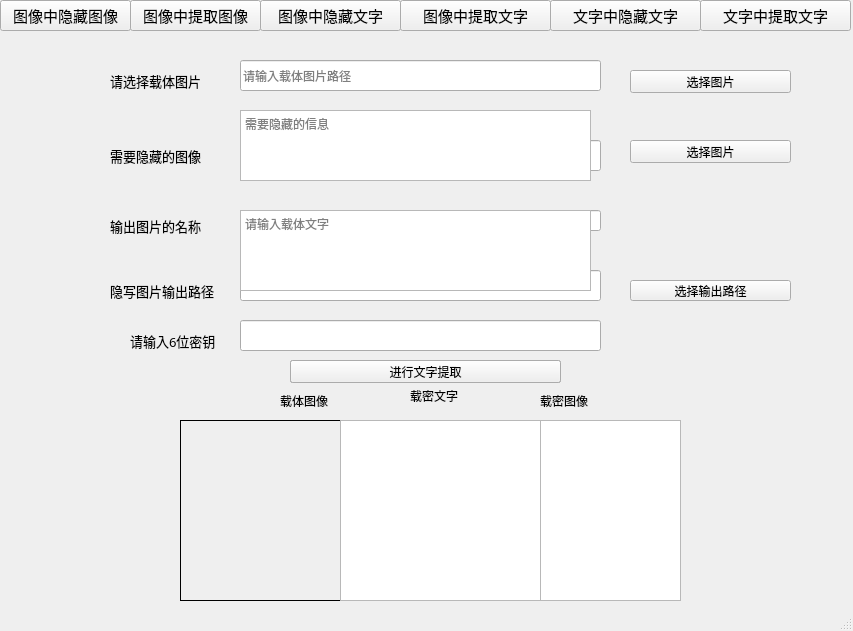
<?xml version="1.0" encoding="UTF-8"?>
<ui version="4.0">
 <class>MainWindow</class>
 <widget class="QMainWindow" name="MainWindow">
  <property name="geometry">
   <rect>
    <x>0</x>
    <y>0</y>
    <width>853</width>
    <height>631</height>
   </rect>
  </property>
  <property name="windowTitle">
   <string>InfoHider</string>
  </property>
  <property name="windowIcon">
   <iconset>
    <normaloff>logo.ico</normaloff>logo.ico</iconset>
  </property>
  <widget class="QWidget" name="centralwidget">
   <widget class="QPushButton" name="pushButton">
    <property name="geometry">
     <rect>
      <x>0</x>
      <y>0</y>
      <width>131</width>
      <height>31</height>
     </rect>
    </property>
    <property name="font">
     <font>
      <family>楷体</family>
      <pointsize>11</pointsize>
     </font>
    </property>
    <property name="text">
     <string>图像中隐藏图像</string>
    </property>
   </widget>
   <widget class="QPushButton" name="pushButton_2">
    <property name="geometry">
     <rect>
      <x>260</x>
      <y>0</y>
      <width>141</width>
      <height>31</height>
     </rect>
    </property>
    <property name="font">
     <font>
      <family>楷体</family>
      <pointsize>11</pointsize>
     </font>
    </property>
    <property name="text">
     <string>图像中隐藏文字</string>
    </property>
   </widget>
   <widget class="QPushButton" name="pushButton_3">
    <property name="geometry">
     <rect>
      <x>130</x>
      <y>0</y>
      <width>131</width>
      <height>31</height>
     </rect>
    </property>
    <property name="font">
     <font>
      <family>楷体</family>
      <pointsize>11</pointsize>
     </font>
    </property>
    <property name="text">
     <string>图像中提取图像</string>
    </property>
   </widget>
   <widget class="QPushButton" name="pushButton_4">
    <property name="geometry">
     <rect>
      <x>400</x>
      <y>0</y>
      <width>151</width>
      <height>31</height>
     </rect>
    </property>
    <property name="font">
     <font>
      <family>楷体</family>
      <pointsize>11</pointsize>
     </font>
    </property>
    <property name="text">
     <string>图像中提取文字</string>
    </property>
   </widget>
   <widget class="QPushButton" name="pushButton_5">
    <property name="geometry">
     <rect>
      <x>550</x>
      <y>0</y>
      <width>151</width>
      <height>31</height>
     </rect>
    </property>
    <property name="font">
     <font>
      <family>楷体</family>
      <pointsize>11</pointsize>
     </font>
    </property>
    <property name="text">
     <string>文字中隐藏文字</string>
    </property>
   </widget>
   <widget class="QPushButton" name="pushButton_6">
    <property name="geometry">
     <rect>
      <x>700</x>
      <y>0</y>
      <width>151</width>
      <height>31</height>
     </rect>
    </property>
    <property name="font">
     <font>
      <family>楷体</family>
      <pointsize>11</pointsize>
     </font>
    </property>
    <property name="text">
     <string>文字中提取文字</string>
    </property>
   </widget>
   <widget class="QLabel" name="label">
    <property name="geometry">
     <rect>
      <x>110</x>
      <y>60</y>
      <width>101</width>
      <height>41</height>
     </rect>
    </property>
    <property name="font">
     <font>
      <family>楷体</family>
      <pointsize>10</pointsize>
     </font>
    </property>
    <property name="text">
     <string>请选择载体图片</string>
    </property>
   </widget>
   <widget class="QPushButton" name="pushButton_7">
    <property name="geometry">
     <rect>
      <x>630</x>
      <y>70</y>
      <width>161</width>
      <height>23</height>
     </rect>
    </property>
    <property name="text">
     <string>选择图片</string>
    </property>
   </widget>
   <widget class="QLineEdit" name="lineEdit">
    <property name="geometry">
     <rect>
      <x>240</x>
      <y>60</y>
      <width>361</width>
      <height>31</height>
     </rect>
    </property>
    <property name="placeholderText">
     <string>请输入载体图片路径</string>
    </property>
   </widget>
   <widget class="QLabel" name="label_2">
    <property name="geometry">
     <rect>
      <x>110</x>
      <y>140</y>
      <width>101</width>
      <height>31</height>
     </rect>
    </property>
    <property name="font">
     <font>
      <family>楷体</family>
      <pointsize>10</pointsize>
     </font>
    </property>
    <property name="text">
     <string>需要隐藏的图像</string>
    </property>
   </widget>
   <widget class="QLineEdit" name="lineEdit_2">
    <property name="geometry">
     <rect>
      <x>240</x>
      <y>140</y>
      <width>361</width>
      <height>31</height>
     </rect>
    </property>
    <property name="placeholderText">
     <string>请输入需要隐藏的图像路径</string>
    </property>
   </widget>
   <widget class="QLabel" name="label_3">
    <property name="geometry">
     <rect>
      <x>110</x>
      <y>210</y>
      <width>101</width>
      <height>31</height>
     </rect>
    </property>
    <property name="font">
     <font>
      <family>楷体</family>
      <pointsize>10</pointsize>
     </font>
    </property>
    <property name="text">
     <string>输出图片的名称</string>
    </property>
   </widget>
   <widget class="QLineEdit" name="lineEdit_3">
    <property name="geometry">
     <rect>
      <x>240</x>
      <y>210</y>
      <width>361</width>
      <height>21</height>
     </rect>
    </property>
   </widget>
   <widget class="QLabel" name="label_4">
    <property name="geometry">
     <rect>
      <x>110</x>
      <y>280</y>
      <width>121</width>
      <height>21</height>
     </rect>
    </property>
    <property name="font">
     <font>
      <family>楷体</family>
      <pointsize>10</pointsize>
     </font>
    </property>
    <property name="text">
     <string>隐写图片输出路径</string>
    </property>
   </widget>
   <widget class="QLineEdit" name="lineEdit_4">
    <property name="geometry">
     <rect>
      <x>240</x>
      <y>270</y>
      <width>361</width>
      <height>31</height>
     </rect>
    </property>
   </widget>
   <widget class="QPushButton" name="pushButton_8">
    <property name="geometry">
     <rect>
      <x>630</x>
      <y>280</y>
      <width>161</width>
      <height>21</height>
     </rect>
    </property>
    <property name="text">
     <string>选择输出路径</string>
    </property>
   </widget>
   <widget class="QPushButton" name="pushButton_10">
    <property name="geometry">
     <rect>
      <x>290</x>
      <y>360</y>
      <width>271</width>
      <height>21</height>
     </rect>
    </property>
    <property name="text">
     <string>进行图片隐藏</string>
    </property>
   </widget>
   <widget class="QLabel" name="label_6">
    <property name="geometry">
     <rect>
      <x>280</x>
      <y>390</y>
      <width>91</width>
      <height>21</height>
     </rect>
    </property>
    <property name="text">
     <string>载体图像</string>
    </property>
   </widget>
   <widget class="QLabel" name="label_7">
    <property name="geometry">
     <rect>
      <x>180</x>
      <y>420</y>
      <width>221</width>
      <height>181</height>
     </rect>
    </property>
    <property name="autoFillBackground">
     <bool>true</bool>
    </property>
    <property name="frameShape">
     <enum>QFrame::Box</enum>
    </property>
    <property name="lineWidth">
     <number>1</number>
    </property>
    <property name="text">
     <string/>
    </property>
    <property name="wordWrap">
     <bool>false</bool>
    </property>
    <property name="margin">
     <number>0</number>
    </property>
   </widget>
   <widget class="QLabel" name="label_8">
    <property name="geometry">
     <rect>
      <x>540</x>
      <y>390</y>
      <width>91</width>
      <height>21</height>
     </rect>
    </property>
    <property name="text">
     <string>载密图像</string>
    </property>
   </widget>
   <widget class="QLabel" name="label_9">
    <property name="geometry">
     <rect>
      <x>460</x>
      <y>420</y>
      <width>221</width>
      <height>181</height>
     </rect>
    </property>
    <property name="autoFillBackground">
     <bool>true</bool>
    </property>
    <property name="frameShape">
     <enum>QFrame::Box</enum>
    </property>
    <property name="lineWidth">
     <number>1</number>
    </property>
    <property name="text">
     <string/>
    </property>
    <property name="wordWrap">
     <bool>false</bool>
    </property>
    <property name="margin">
     <number>0</number>
    </property>
   </widget>
   <widget class="QPushButton" name="pushButton_11">
    <property name="geometry">
     <rect>
      <x>630</x>
      <y>140</y>
      <width>161</width>
      <height>23</height>
     </rect>
    </property>
    <property name="text">
     <string>选择图片</string>
    </property>
   </widget>
   <widget class="QPushButton" name="pushButton_9">
    <property name="geometry">
     <rect>
      <x>290</x>
      <y>360</y>
      <width>271</width>
      <height>21</height>
     </rect>
    </property>
    <property name="text">
     <string>进行图片提取</string>
    </property>
   </widget>
   <widget class="QLabel" name="label_5">
    <property name="geometry">
     <rect>
      <x>130</x>
      <y>330</y>
      <width>101</width>
      <height>21</height>
     </rect>
    </property>
    <property name="font">
     <font>
      <family>楷体</family>
      <pointsize>10</pointsize>
     </font>
    </property>
    <property name="text">
     <string>请输入6位密钥</string>
    </property>
   </widget>
   <widget class="QLineEdit" name="lineEdit_6">
    <property name="geometry">
     <rect>
      <x>240</x>
      <y>320</y>
      <width>361</width>
      <height>31</height>
     </rect>
    </property>
   </widget>
   <widget class="QPushButton" name="pushButton_12">
    <property name="geometry">
     <rect>
      <x>290</x>
      <y>360</y>
      <width>271</width>
      <height>23</height>
     </rect>
    </property>
    <property name="text">
     <string>进行信息隐藏</string>
    </property>
   </widget>
   <widget class="QTextEdit" name="textEdit">
    <property name="geometry">
     <rect>
      <x>240</x>
      <y>110</y>
      <width>351</width>
      <height>71</height>
     </rect>
    </property>
    <property name="placeholderText">
     <string>需要隐藏的信息</string>
    </property>
   </widget>
   <widget class="QPushButton" name="pushButton_13">
    <property name="geometry">
     <rect>
      <x>290</x>
      <y>360</y>
      <width>271</width>
      <height>23</height>
     </rect>
    </property>
    <property name="text">
     <string>进行信息提取</string>
    </property>
   </widget>
   <widget class="QTextEdit" name="textEdit_2">
    <property name="geometry">
     <rect>
      <x>460</x>
      <y>420</y>
      <width>221</width>
      <height>181</height>
     </rect>
    </property>
   </widget>
   <widget class="QTextEdit" name="textEdit_3">
    <property name="geometry">
     <rect>
      <x>240</x>
      <y>210</y>
      <width>351</width>
      <height>81</height>
     </rect>
    </property>
    <property name="placeholderText">
     <string>请输入载体文字</string>
    </property>
   </widget>
   <widget class="QPushButton" name="pushButton_14">
    <property name="geometry">
     <rect>
      <x>290</x>
      <y>360</y>
      <width>271</width>
      <height>23</height>
     </rect>
    </property>
    <property name="text">
     <string>进行文字隐藏</string>
    </property>
   </widget>
   <widget class="QPushButton" name="pushButton_15">
    <property name="geometry">
     <rect>
      <x>290</x>
      <y>360</y>
      <width>271</width>
      <height>23</height>
     </rect>
    </property>
    <property name="text">
     <string>进行文字提取</string>
    </property>
   </widget>
   <widget class="QLabel" name="label_10">
    <property name="geometry">
     <rect>
      <x>410</x>
      <y>390</y>
      <width>54</width>
      <height>12</height>
     </rect>
    </property>
    <property name="text">
     <string>载密文字</string>
    </property>
   </widget>
   <widget class="QTextEdit" name="textEdit_4">
    <property name="geometry">
     <rect>
      <x>340</x>
      <y>420</y>
      <width>201</width>
      <height>181</height>
     </rect>
    </property>
   </widget>
  </widget>
  <widget class="QStatusBar" name="statusbar"/>
 </widget>
 <resources/>
 <connections/>
</ui>
